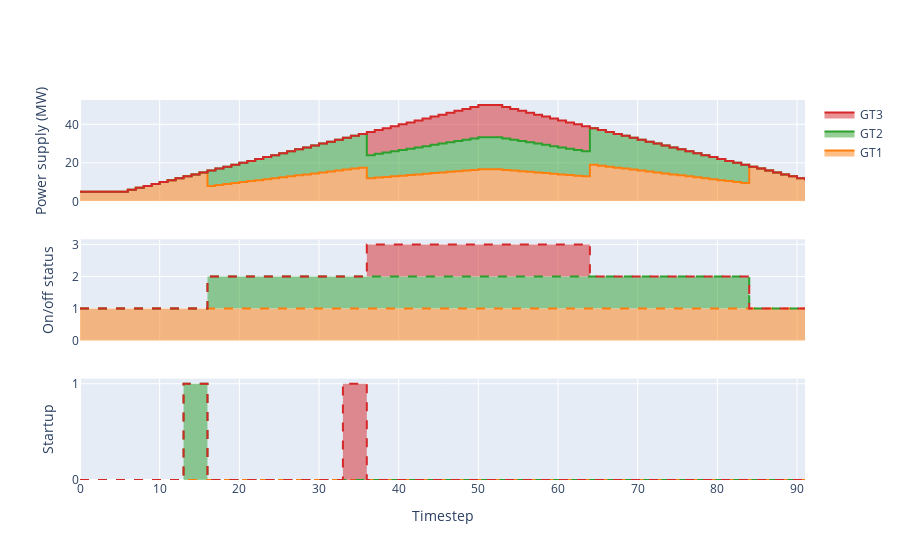

The code cell stored with this chart in its notebook:
### Code cell
oogeso.plots.plot_deviceprofile(mc,devs=['GT1','GT2','GT3'],includeOnOff=True,includePrep=True)

### Figure 1 — Plotly figure (JSON) as saved in the notebook; plotly's stock layout.template omitted (floating-point values rounded to 4 significant figures)
{"data": [{"legendgroup": "GT1", "line": {"color": "rgb(255, 127, 14)", "shape": "hv"}, "name": "GT1", "stackgroup": "P", "type": "scatter", "x": [0, 1, 2, 3, 4, 5, 6, 7, 8, 9, 10, 11, 12, 13, 14, 15, 16, 17, 18, 19, 20, 21, 22, 23, 24, 25, 26, 27, 28, 29, 30, 31, 32, 33, 34, 35, 36, 37, 38, 39, 40, 41, 42, 43, 44, 45, 46, 47, 48, 49, 50, 51, 52, 53, 54, 55, 56, 57, 58, 59, 60, 61, 62, 63, 64, 65, 66, 67, 68, 69, 70, 71, 72, 73, 74, 75, 76, 77, 78, 79, 80, 81, 82, 83, 84, 85, 86, 87, 88, 89, 90, 91], "xaxis": "x", "y": [5, 5, 5, 5, 5, 5, 6, 7, 8, 9, 10, 11, 12, 13, 14, 15, 8, 8.5, 9, 9.5, 10, 10.5, 11, 11.5, 12, 12.5, 13, 13.5, 14, 14.5, 15, 15.5, 16, 16.5, 17, 17.5, 12, 12.33, 12.67, 13, 13.33, 13.67, 14, 14.33, 14.67, 15, 15.33, 15.67, 16, 16.33, 16.67, 16.67, 16.67, 16.33, 16, 15.67, 15.33, 15, 14.67, 14.33, 14, 13.67, 13.33, 13, 19, 18.5, 18, 17.5, 17, 16.5, 16, 15.5, 15, 14.5, 14, 13.5, 13, 12.5, 12, 11.5, 11, 10.5, 10, 9.5, 18, 17, 16, 15, 14, 13, 12, 11], "yaxis": "y"}, {"legendgroup": "GT1", "line": {"color": "rgb(255, 127, 14)", "dash": "dash", "shape": "hv"}, "name": "GT1", "showlegend": false, "stackgroup": "ison", "type": "scatter", "x": [0, 1, 2, 3, 4, 5, 6, 7, 8, 9, 10, 11, 12, 13, 14, 15, 16, 17, 18, 19, 20, 21, 22, 23, 24, 25, 26, 27, 28, 29, 30, 31, 32, 33, 34, 35, 36, 37, 38, 39, 40, 41, 42, 43, 44, 45, 46, 47, 48, 49, 50, 51, 52, 53, 54, 55, 56, 57, 58, 59, 60, 61, 62, 63, 64, 65, 66, 67, 68, 69, 70, 71, 72, 73, 74, 75, 76, 77, 78, 79, 80, 81, 82, 83, 84, 85, 86, 87, 88, 89, 90, 91], "xaxis": "x2", "y": [1, 1, 1, 1, 1, 1, 1, 1, 1, 1, 1, 1, 1, 1, 1, 1, 1, 1, 1, 1, 1, 1, 1, 1, 1, 1, 1, 1, 1, 1, 1, 1, 1, 1, 1, 1, 1, 1, 1, 1, 1, 1, 1, 1, 1, 1, 1, 1, 1, 1, 1, 1, 1, 1, 1, 1, 1, 1, 1, 1, 1, 1, 1, 1, 1, 1, 1, 1, 1, 1, 1, 1, 1, 1, 1, 1, 1, 1, 1, 1, 1, 1, 1, 1, 1, 1, 1, 1, 1, 1, 1, 1], "yaxis": "y2"}, {"legendgroup": "GT1", "line": {"color": "rgb(255, 127, 14)", "dash": "dash", "shape": "hv"}, "name": "GT1", "showlegend": false, "stackgroup": "ison", "type": "scatter", "x": [0, 1, 2, 3, 4, 5, 6, 7, 8, 9, 10, 11, 12, 13, 14, 15, 16, 17, 18, 19, 20, 21, 22, 23, 24, 25, 26, 27, 28, 29, 30, 31, 32, 33, 34, 35, 36, 37, 38, 39, 40, 41, 42, 43, 44, 45, 46, 47, 48, 49, 50, 51, 52, 53, 54, 55, 56, 57, 58, 59, 60, 61, 62, 63, 64, 65, 66, 67, 68, 69, 70, 71, 72, 73, 74, 75, 76, 77, 78, 79, 80, 81, 82, 83, 84, 85, 86, 87, 88, 89, 90, 91], "xaxis": "x3", "y": [0, 0, 0, 0, 0, 0, 0, 0, 0, 0, 0, 0, 0, 0, 0, 0, 0, 0, 0, 0, 0, 0, 0, 0, 0, 0, 0, 0, 0, 0, 0, 0, 0, 0, 0, 0, 0, 0, 0, 0, 0, 0, 0, 0, 0, 0, 0, 0, 0, 0, 0, 0, 0, 0, 0, 0, 0, 0, 0, 0, 0, 0, 0, 0, 0, 0, 0, 0, 0, 0, 0, 0, 0, 0, 0, 0, 0, 0, 0, 0, 0, 0, 0, 0, 0, 0, 0, 0, 0, 0, 0, 0], "yaxis": "y3"}, {"legendgroup": "GT2", "line": {"color": "rgb(44, 160, 44)", "shape": "hv"}, "name": "GT2", "stackgroup": "P", "type": "scatter", "x": [0, 1, 2, 3, 4, 5, 6, 7, 8, 9, 10, 11, 12, 13, 14, 15, 16, 17, 18, 19, 20, 21, 22, 23, 24, 25, 26, 27, 28, 29, 30, 31, 32, 33, 34, 35, 36, 37, 38, 39, 40, 41, 42, 43, 44, 45, 46, 47, 48, 49, 50, 51, 52, 53, 54, 55, 56, 57, 58, 59, 60, 61, 62, 63, 64, 65, 66, 67, 68, 69, 70, 71, 72, 73, 74, 75, 76, 77, 78, 79, 80, 81, 82, 83, 84, 85, 86, 87, 88, 89, 90, 91], "xaxis": "x", "y": [0, 0, 0, 0, 0, 0, 0, 0, 0, 0, 0, 0, 0, 0, 0, 0, 8, 8.5, 9, 9.5, 10, 10.5, 11, 11.5, 12, 12.5, 13, 13.5, 14, 14.5, 15, 15.5, 16, 16.5, 17, 17.5, 12, 12.33, 12.67, 13, 13.33, 13.67, 14, 14.33, 14.67, 15, 15.33, 15.67, 16, 16.33, 16.67, 16.67, 16.67, 16.33, 16, 15.67, 15.33, 15, 14.67, 14.33, 14, 13.67, 13.33, 13, 19, 18.5, 18, 17.5, 17, 16.5, 16, 15.5, 15, 14.5, 14, 13.5, 13, 12.5, 12, 11.5, 11, 10.5, 10, 9.5, 0, 0, 0, 0, 0, 0, 0, 0], "yaxis": "y"}, {"legendgroup": "GT2", "line": {"color": "rgb(44, 160, 44)", "dash": "dash", "shape": "hv"}, "name": "GT2", "showlegend": false, "stackgroup": "ison", "type": "scatter", "x": [0, 1, 2, 3, 4, 5, 6, 7, 8, 9, 10, 11, 12, 13, 14, 15, 16, 17, 18, 19, 20, 21, 22, 23, 24, 25, 26, 27, 28, 29, 30, 31, 32, 33, 34, 35, 36, 37, 38, 39, 40, 41, 42, 43, 44, 45, 46, 47, 48, 49, 50, 51, 52, 53, 54, 55, 56, 57, 58, 59, 60, 61, 62, 63, 64, 65, 66, 67, 68, 69, 70, 71, 72, 73, 74, 75, 76, 77, 78, 79, 80, 81, 82, 83, 84, 85, 86, 87, 88, 89, 90, 91], "xaxis": "x2", "y": [0, 0, 0, 0, 0, 0, 0, 0, 0, 0, 0, 0, 0, 0, 0, 0, 1, 1, 1, 1, 1, 1, 1, 1, 1, 1, 1, 1, 1, 1, 1, 1, 1, 1, 1, 1, 1, 1, 1, 1, 1, 1, 1, 1, 1, 1, 1, 1, 1, 1, 1, 1, 1, 1, 1, 1, 1, 1, 1, 1, 1, 1, 1, 1, 1, 1, 1, 1, 1, 1, 1, 1, 1, 1, 1, 1, 1, 1, 1, 1, 1, 1, 1, 1, 0, 0, 0, 0, 0, 0, 0, 0], "yaxis": "y2"}, {"legendgroup": "GT2", "line": {"color": "rgb(44, 160, 44)", "dash": "dash", "shape": "hv"}, "name": "GT2", "showlegend": false, "stackgroup": "ison", "type": "scatter", "x": [0, 1, 2, 3, 4, 5, 6, 7, 8, 9, 10, 11, 12, 13, 14, 15, 16, 17, 18, 19, 20, 21, 22, 23, 24, 25, 26, 27, 28, 29, 30, 31, 32, 33, 34, 35, 36, 37, 38, 39, 40, 41, 42, 43, 44, 45, 46, 47, 48, 49, 50, 51, 52, 53, 54, 55, 56, 57, 58, 59, 60, 61, 62, 63, 64, 65, 66, 67, 68, 69, 70, 71, 72, 73, 74, 75, 76, 77, 78, 79, 80, 81, 82, 83, 84, 85, 86, 87, 88, 89, 90, 91], "xaxis": "x3", "y": [0, 0, 0, 0, 0, 0, 0, 0, 0, 0, 0, 0, 0, 1, 1, 1, 0, 0, 0, 0, 0, 0, 0, 0, 0, 0, 0, 0, 0, 0, 0, 0, 0, 0, 0, 0, 0, 0, 0, 0, 0, 0, 0, 0, 0, 0, 0, 0, 0, 0, 0, 0, 0, 0, 0, 0, 0, 0, 0, 0, 0, 0, 0, 0, 0, 0, 0, 0, 0, 0, 0, 0, 0, 0, 0, 0, 0, 0, 0, 0, 0, 0, 0, 0, 0, 0, 0, 0, 0, 0, 0, 0], "yaxis": "y3"}, {"legendgroup": "GT3", "line": {"color": "rgb(214, 39, 40)", "shape": "hv"}, "name": "GT3", "stackgroup": "P", "type": "scatter", "x": [0, 1, 2, 3, 4, 5, 6, 7, 8, 9, 10, 11, 12, 13, 14, 15, 16, 17, 18, 19, 20, 21, 22, 23, 24, 25, 26, 27, 28, 29, 30, 31, 32, 33, 34, 35, 36, 37, 38, 39, 40, 41, 42, 43, 44, 45, 46, 47, 48, 49, 50, 51, 52, 53, 54, 55, 56, 57, 58, 59, 60, 61, 62, 63, 64, 65, 66, 67, 68, 69, 70, 71, 72, 73, 74, 75, 76, 77, 78, 79, 80, 81, 82, 83, 84, 85, 86, 87, 88, 89, 90, 91], "xaxis": "x", "y": [0, 0, 0, 0, 0, 0, 0, 0, 0, 0, 0, 0, 0, 0, 0, 0, 0, 0, 0, 0, 0, 0, 0, 0, 0, 0, 0, 0, 0, 0, 0, 0, 0, 0, 0, 0, 12, 12.33, 12.67, 13, 13.33, 13.67, 14, 14.33, 14.67, 15, 15.33, 15.67, 16, 16.33, 16.67, 16.67, 16.67, 16.33, 16, 15.67, 15.33, 15, 14.67, 14.33, 14, 13.67, 13.33, 13, 0, 0, 0, 0, 0, 0, 0, 0, 0, 0, 0, 0, 0, 0, 0, 0, 0, 0, 0, 0, 0, 0, 0, 0, 0, 0, 0, 0], "yaxis": "y"}, {"legendgroup": "GT3", "line": {"color": "rgb(214, 39, 40)", "dash": "dash", "shape": "hv"}, "name": "GT3", "showlegend": false, "stackgroup": "ison", "type": "scatter", "x": [0, 1, 2, 3, 4, 5, 6, 7, 8, 9, 10, 11, 12, 13, 14, 15, 16, 17, 18, 19, 20, 21, 22, 23, 24, 25, 26, 27, 28, 29, 30, 31, 32, 33, 34, 35, 36, 37, 38, 39, 40, 41, 42, 43, 44, 45, 46, 47, 48, 49, 50, 51, 52, 53, 54, 55, 56, 57, 58, 59, 60, 61, 62, 63, 64, 65, 66, 67, 68, 69, 70, 71, 72, 73, 74, 75, 76, 77, 78, 79, 80, 81, 82, 83, 84, 85, 86, 87, 88, 89, 90, 91], "xaxis": "x2", "y": [0, 0, 0, 0, 0, 0, 0, 0, 0, 0, 0, 0, 0, 0, 0, 0, 0, 0, 0, 0, 0, 0, 0, 0, 0, 0, 0, 0, 0, 0, 0, 0, 0, 0, 0, 0, 1, 1, 1, 1, 1, 1, 1, 1, 1, 1, 1, 1, 1, 1, 1, 1, 1, 1, 1, 1, 1, 1, 1, 1, 1, 1, 1, 1, 0, 0, 0, 0, 0, 0, 0, 0, 0, 0, 0, 0, 0, 0, 0, 0, 0, 0, 0, 0, 0, 0, 0, 0, 0, 0, 0, 0], "yaxis": "y2"}, {"legendgroup": "GT3", "line": {"color": "rgb(214, 39, 40)", "dash": "dash", "shape": "hv"}, "name": "GT3", "showlegend": false, "stackgroup": "ison", "type": "scatter", "x": [0, 1, 2, 3, 4, 5, 6, 7, 8, 9, 10, 11, 12, 13, 14, 15, 16, 17, 18, 19, 20, 21, 22, 23, 24, 25, 26, 27, 28, 29, 30, 31, 32, 33, 34, 35, 36, 37, 38, 39, 40, 41, 42, 43, 44, 45, 46, 47, 48, 49, 50, 51, 52, 53, 54, 55, 56, 57, 58, 59, 60, 61, 62, 63, 64, 65, 66, 67, 68, 69, 70, 71, 72, 73, 74, 75, 76, 77, 78, 79, 80, 81, 82, 83, 84, 85, 86, 87, 88, 89, 90, 91], "xaxis": "x3", "y": [0, 0, 0, 0, 0, 0, 0, 0, 0, 0, 0, 0, 0, 0, 0, 0, 0, 0, 0, 0, 0, 0, 0, 0, 0, 0, 0, 0, 0, 0, 0, 0, 0, 1, 1, 1, 0, 0, 0, 0, 0, 0, 0, 0, 0, 0, 0, 0, 0, 0, 0, 0, 0, 0, 0, 0, 0, 0, 0, 0, 0, 0, 0, 0, 0, 0, 0, 0, 0, 0, 0, 0, 0, 0, 0, 0, 0, 0, 0, 0, 0, 0, 0, 0, 0, 0, 0, 0, 0, 0, 0, 0], "yaxis": "y3"}], "layout": {"autosize": true, "legend": {"traceorder": "reversed"}, "xaxis": {"anchor": "y", "autorange": true, "domain": [0, 1], "matches": "x3", "range": [0, 91], "showticklabels": false, "title": {"text": ""}, "type": "linear"}, "xaxis2": {"anchor": "y2", "autorange": true, "domain": [0, 1], "matches": "x3", "range": [0, 91], "showticklabels": false, "type": "linear"}, "xaxis3": {"anchor": "y3", "autorange": true, "domain": [0, 1], "range": [0, 91], "title": {"text": "Timestep"}, "type": "linear"}, "yaxis": {"anchor": "x", "autorange": true, "domain": [0.7333, 1], "range": [0, 52.63], "title": {"text": "Power supply (MW)"}, "type": "linear"}, "yaxis2": {"anchor": "x2", "autorange": true, "domain": [0.3667, 0.6333], "range": [0, 3.158], "title": {"text": "On/off status"}, "type": "linear"}, "yaxis3": {"anchor": "x3", "autorange": true, "domain": [0, 0.2667], "nticks": 2, "range": [0, 1.053], "title": {"text": "Startup"}, "type": "linear"}}}
